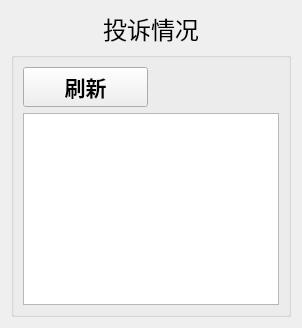
        <widget class="QWidget" name="tab_6">
         <attribute name="title">
          <string>业主投诉</string>
         </attribute>
         <layout class="QGridLayout" name="gridLayout_9">
          <item row="0" column="0">
           <widget class="QLabel" name="label_23">
            <property name="font">
             <font>
              <family>Arial</family>
              <pointsize>18</pointsize>
              <weight>50</weight>
              <bold>false</bold>
             </font>
            </property>
            <property name="text">
             <string>&lt;html&gt;&lt;head/&gt;&lt;body&gt;&lt;p align=&quot;center&quot;&gt;投诉情况&lt;/p&gt;&lt;/body&gt;&lt;/html&gt;</string>
            </property>
           </widget>
          </item>
          <item row="1" column="0">
           <widget class="QGroupBox" name="groupBox_5">
            <property name="title">
             <string/>
            </property>
            <layout class="QGridLayout" name="gridLayout_12">
             <item row="2" column="0" colspan="2">
              <widget class="QTableView" name="tableView_complaint">
               <property name="font">
                <font>
                 <pointsize>12</pointsize>
                </font>
               </property>
              </widget>
             </item>
             <item row="0" column="0">
              <widget class="QPushButton" name="queryComplaintButton">
               <property name="maximumSize">
                <size>
                 <width>430</width>
                 <height>16777215</height>
                </size>
               </property>
               <property name="font">
                <font>
                 <family>Agency FB</family>
                 <pointsize>16</pointsize>
                 <weight>75</weight>
                 <bold>true</bold>
                </font>
               </property>
               <property name="text">
                <string>刷新</string>
               </property>
              </widget>
             </item>
            </layout>
           </widget>
          </item>
         </layout>
        </widget>
